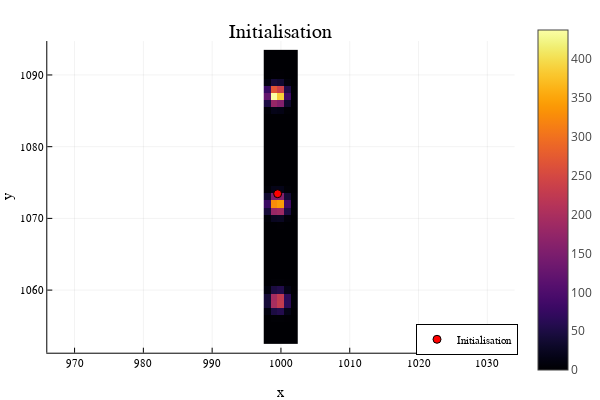

The code cell stored with this chart in its notebook:
### Code cell
#Point de depart de l'optimiseur
UpdateDispModel(lmodtab[i].dmodel, Cinit);
UpdateLaserModel(laser,ainit,fwhminit);
limageinit = LensletLaserImage(lmodtab[i],laser)
plt = scatter([cx0i], [cy0i], color=["red"], label = "Initialisation");
heatmap!(plt, x_axis, y_axis,  transpose(limageinit), title = "Initialisation", xlabel = "x", ylabel = "y", aspect_ratio = 1, legend = :bottomright)

### Figure 1 — Plotly figure (JSON) as saved in the notebook; plotly's stock layout.template omitted (floating-point values rounded to 4 significant figures; data arrays with more than 128 entries replaced by an {"elided": "..."} marker saying what was removed)
{"data": [{"colorbar": {"title": ""}, "legendgroup": "Initialisation", "marker": {"color": "rgba(255, 0, 0, 1.000)", "line": {"color": "rgba(0, 0, 0, 1.000)", "width": 1}, "size": 8, "symbol": "circle"}, "mode": "markers", "name": "Initialisation", "showlegend": true, "type": "scatter", "x": [999.5], "xaxis": "x", "y": [1073.0], "yaxis": "y", "zmax": 437.6, "zmin": 1.935e-15}, {"colorbar": {"title": ""}, "colorscale": {"elided": "256x2 mixed values"}, "hoverinfo": "none", "name": "y2", "showlegend": false, "showscale": true, "type": "heatmap", "x": [997.5, 998.5, 999.5, 1000.0, 1002.0, 1002.0], "xaxis": "x", "y": [1052.0, 1054.0, 1054.0, 1056.0, 1056.0, 1058.0, 1058.0, 1060.0, 1060.0, 1062.0, 1062.0, 1064.0, 1064.0, 1066.0, 1066.0, 1068.0, 1068.0, 1070.0, 1070.0, 1072.0, 1072.0, 1074.0, 1074.0, 1076.0, 1076.0, 1078.0, 1078.0, 1080.0, 1080.0, 1082.0, 1082.0, 1084.0, 1084.0, 1086.0, 1086.0, 1088.0, 1088.0, 1090.0, 1090.0, 1092.0, 1092.0, 1094.0], "yaxis": "y", "z": {"elided": "41x5 float values"}, "zmax": 437.6, "zmin": 1.935e-15}], "layout": {"annotations": [{"font": {"color": "rgba(0, 0, 0, 1.000)", "family": "sans-serif", "size": 20}, "rotation": 0, "showarrow": false, "text": "Initialisation", "x": 0.5424, "xanchor": "center", "xref": "paper", "y": 1, "yanchor": "top", "yref": "paper"}], "height": 400, "legend": {"bgcolor": "rgba(255, 255, 255, 1.000)", "bordercolor": "rgba(0, 0, 0, 1.000)", "borderwidth": 1, "font": {"color": "rgba(0, 0, 0, 1.000)", "family": "sans-serif", "size": 11}, "title": {"font": {"color": "rgba(0, 0, 0, 1.000)", "family": "sans-serif", "size": 15}, "text": ""}, "tracegroupgap": 0, "traceorder": "normal", "x": 1, "xanchor": "right", "y": 0.07, "yanchor": "bottom"}, "margin": {"b": 20, "l": 0, "r": 0, "t": 20}, "paper_bgcolor": "rgba(255, 255, 255, 1.000)", "plot_bgcolor": "rgba(255, 255, 255, 1.000)", "showlegend": true, "width": 600, "xaxis": {"anchor": "y", "domain": [0.09128, 0.9934], "gridcolor": "rgba(0, 0, 0, 0.100)", "gridwidth": 0.5, "linecolor": "rgba(0, 0, 0, 1.000)", "mirror": false, "range": [966.0, 1034.0], "showgrid": true, "showline": true, "showticklabels": true, "tickangle": 0, "tickcolor": "rgb(0, 0, 0)", "tickfont": {"color": "rgba(0, 0, 0, 1.000)", "family": "sans-serif", "size": 11}, "tickmode": "array", "ticks": "inside", "ticktext": ["970", "980", "990", "1000", "1010", "1020", "1030"], "tickvals": [970, 980, 990, 1000, 1010, 1020, 1030], "title": "x", "titlefont": {"color": "rgba(0, 0, 0, 1.000)", "family": "sans-serif", "size": 15}, "type": "-", "visible": true, "zeroline": false, "zerolinecolor": "rgba(0, 0, 0, 1.000)"}, "yaxis": {"anchor": "x", "domain": [0.07581, 0.9415], "gridcolor": "rgba(0, 0, 0, 0.100)", "gridwidth": 0.5, "linecolor": "rgba(0, 0, 0, 1.000)", "mirror": false, "range": [1051.0, 1095.0], "showgrid": true, "showline": true, "showticklabels": true, "tickangle": 0, "tickcolor": "rgb(0, 0, 0)", "tickfont": {"color": "rgba(0, 0, 0, 1.000)", "family": "sans-serif", "size": 11}, "tickmode": "array", "ticks": "inside", "ticktext": ["1060", "1070", "1080", "1090"], "tickvals": [1060, 1070, 1080, 1090], "title": "y", "titlefont": {"color": "rgba(0, 0, 0, 1.000)", "family": "sans-serif", "size": 15}, "type": "-", "visible": true, "zeroline": false, "zerolinecolor": "rgba(0, 0, 0, 1.000)"}}}
